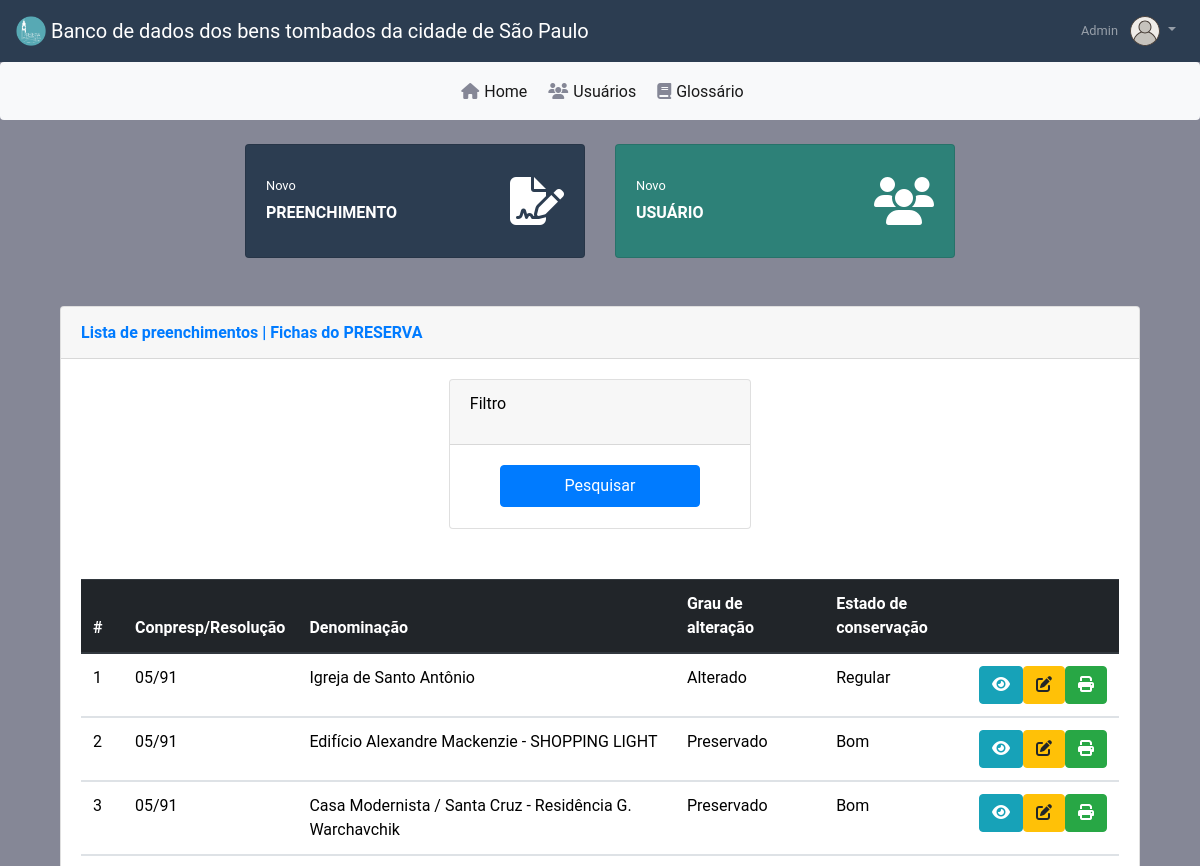
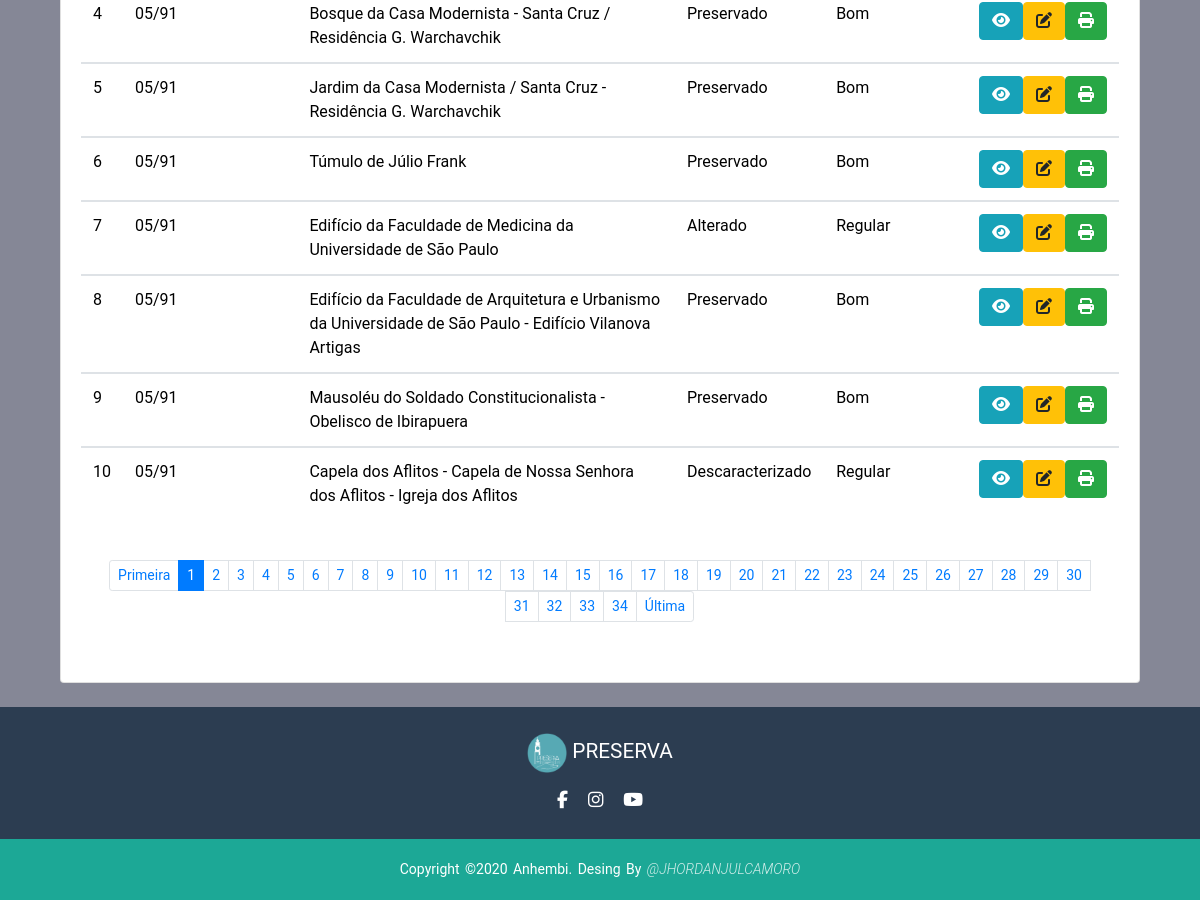
The page /home.php (signed in) on the database its author committed (2 pictures, top to bottom).
### tables this page shows
CREATE TABLE `imovel` (
  `id` int(11) NOT NULL,
  `responsavelPreenchimento` varchar(255) NOT NULL,
  `grupoTipoEquipe` varchar(30) DEFAULT NULL,
  `itemResolucao` varchar(30) DEFAULT NULL,
  `denominacao` text,
  `classificacao` varchar(30) DEFAULT NULL,
  `usoAtual` varchar(255) DEFAULT NULL,
  `propriedade` varchar(30) DEFAULT NULL,
  `terreo` varchar(60) DEFAULT NULL,
  `resolucaoTombamento` varchar(255) DEFAULT NULL,
  `anoConpresp` int(11) NOT NULL,
  `resolucaoCondephaat` varchar(255) DEFAULT NULL,
  `anoCondephaat` int(11) NOT NULL,
  `resolucaoIphan` varchar(255) DEFAULT NULL,
  `anoIphan` int(11) NOT NULL,
  `tipo` varchar(30) DEFAULT NULL,
  `titulo` varchar(60) DEFAULT NULL,
  `logradouro` varchar(90) DEFAULT NULL,
  `numeroEndereco` varchar(30) DEFAULT NULL,
  `distrito` varchar(60) DEFAULT NULL,
  `prefeituraRegional` varchar(60) DEFAULT NULL,
  `setor` varchar(30) DEFAULT NULL,
  `quadra` varchar(30) DEFAULT NULL,
  `lote` varchar(30) DEFAULT NULL,
  `autorOriginal` varchar(255) DEFAULT NULL,
  `construtor` varchar(255) DEFAULT NULL,
  `dataConstrucao` varchar(255) DEFAULT NULL,
  `dataAproximada` varchar(30) NOT NULL,
  `estiloArquitetonico` varchar(255) DEFAULT NULL,
  `tecnicaConstrutiva` varchar(60) DEFAULT NULL,
  `numeroPavimentos` varchar(255) DEFAULT NULL,
  `areaLote` varchar(255) DEFAULT NULL,
  `areaConstruida` varchar(255) DEFAULT NULL,
  `grauTombamento` varchar(255) DEFAULT NULL,
  `grauAlteracao` varchar(30) DEFAULT NULL,
  `comentarioGrauAlteracao` text,
  `grauEstadoConservacao` varchar(30) DEFAULT NULL,
  `comentarioEstadoConservacao` text,
  `observacoesPavimentos` text,
  `dadosHistoricos` text,
  `dadosArquitetonicos` text,
  `dadosAmbiencia` text,
  `fontesBibliograficas` text,
  `outrasInformacoes` text,
  `observacoes` text,
  `documentacaoFotografica` varchar(255) DEFAULT NULL,
  `documentacaoFotografica2` varchar(255) DEFAULT NULL,
  `documentacaoFotografica3` varchar(255) DEFAULT NULL,
  `documentacaoGrafica` varchar(255) DEFAULT NULL,
  `documentacaoGrafica2` varchar(255) DEFAULT NULL,
  `documentacaoGrafica3` varchar(255) DEFAULT NULL
);

### home.php (the view, shortened to what this page needs)
<?php
$servername = "db";
$usernames = "root";
$passwords = "123";
$dbname = "conpresp_db";
$conn = mysqli_connect($servername, $usernames, $passwords, $dbname) or die('Erro ao conectar');
$perfil = $_SESSION['perfil'];
$username = $_SESSION['username'];
$pagina = (isset($_GET['pagina'])) ? $_GET['pagina'] : 1;
if (!mysqli_set_charset($conn, "utf8mb4")) {
    printf("Error loading character set utf8mb4: %s\n", mysqli_error($conn));
    exit();
} else {
    $sql = "select * from imovel";
    $result = mysqli_query($conn, $sql);
    $total_registros = mysqli_num_rows($result);
    $quantidade_pg = 10;
    $num_paginas = ceil($total_registros / $quantidade_pg);
    $inicio = ($quantidade_pg * $pagina) - $quantidade_pg;
    $result_registro = "SELECT * FROM imovel limit $inicio, $quantidade_pg";
    $resultado_registro = mysqli_query($conn, $result_registro);
?>
    <!DOCTYPE html>
    <html lang="en">
    <head>
        <link rel="stylesheet" href="https://maxcdn.bootstrapcdn.com/bootstrap/4.0.0/css/bootstrap.min.css" />
        <link rel="stylesheet" href="https://cdn.datatables.net/1.10.21/css/dataTables.bootstrap4.min.css" />
        <link rel="stylesheet" href="css/home.css" />
    </head>
    <body>
        <div id="content-wrapper" class="d-flex flex-column">
            <div id="content">
                <nav class="navbar navbar-expand navbar-dark bg-darkblue topbar static-top shadow">
                    <a class="navbar-brand" href="home.php">
                        <img src="img/logo_1.png" width="30" height="30" class="d-inline-block align-top" alt="" />
                        Banco de dados dos bens tombados da cidade de São Paulo
                    </a>
                    <ul class="navbar-nav ml-auto">
                        <li class="nav-item dropdown no-arrow">
                            <a class="nav-link dropdown-toggle" href="#" id="userDropdown" role="button" data-toggle="dropdown" aria-haspopup="true" aria-expanded="false">
                                <span class="mr-2 d-none d-lg-inline text-gray-600 small"><?php echo $username ?></span>
                                <img class="img-profile rounded-circle" src="img/user.svg" width="30px" height="30px" />
                            </a>
                        </li>
                    </ul>
                </nav>
            </div>
        </div>
        <nav class="navbar navbar-expand-md navbar-light bg-light rounded">
            <div class="collapse navbar-collapse justify-content-md-center" id="navbarsExample10">
                <ul class="navbar-nav">
                    <li class="nav-item active font-hover">
                        <a class="nav-link" href="home.php"><i class="fas fa-home bg-gray-icon"></i>Home</a>
                    </li>
                    <?php
                    if ($perfil == 'Administrador') {
                    ?>
                        <li class="nav-item active font-hover">
                            <a class="nav-link" href="usuarios.php"><i class="fas fa-users bg-gray-icon"></i>Usuários</a>
                        </li>
                    <?php } ?>
                    <li class="nav-item active font-hover">
                        <a class="nav-link" href="templates/glossario.pdf"><i class="fas fa-book bg-gray-icon"></i>Glossário</a>
                    </li>
                </ul>
            </div>
        </nav>
        <div class="container mt-4">
            <div class="container-fluid">
                <div class="row h-100 d-flex justify-content-center">
                    <div class="col-xl-4 col-md-6 mb-4">
                        <div class="card border-left-warning shadow h-100 py-2 bg-darkblue">
                            <div class="card-body">
                                <div class="d-flex justify-content-between align-items-center">
                                    <div class="mr-3">
                                        <div class="text-xs font-weight-normal mb-1">
                                            <a href="index.php?modulo=Conpresp&acao=docConpresp" class="small text-white stretched-link text-decoration-none">
                                                Novo
                                            </a>
                                        </div>
                                        <div class="text-xs font-weight-bold text-uppercase mb-1">
                                            Preenchimento
                                        </div>
                                    </div>
                                    <i width="24" height="24" class="fas fa-file-signature fa-3x"></i>
                                </div>
                            </div>
                        </div>
                    </div>
                    <?php
                    if ($perfil == 'Administrador') {
                    ?>
                        <div class="col-xl-4 col-md-6 mb-4">
                            <div class="card border-left-warning shadow h-100 py-2 bg-green">
                                <div class="card-body">
                                    <div class="d-flex justify-content-between align-items-center">
                                        <div class="mr-3">
                                            <div class="text-xs font-weight-normal mb-1">
                                                <a href="index.php?modulo=Conpresp&acao=cadastro" class="small text-white stretched-link text-decoration-none">
                                                    Novo
                                                </a>
                                            </div>
                                            <div class="text-xs font-weight-bold text-uppercase mb-1">
                                                Usuário
                                            </div>
                                        </div>
                                        <i width="24" height="24" class="fas fa-users fa-3x"></i>
                                    </div>
                                </div>
                            </div>
                        </div>
                    <?php } ?>
                </div>
                <div class="row">
                    <div class="col-xl-12 col-lg-12">
                        <div class="card shadow mb-4">
                            <div class="card-header py-3 d-flex flex-row align-items-center justify-content-between">
                                <h6 class="m-0 font-weight-bold text-primary">
                                    Lista de preenchimentos | Fichas do PRESERVA
                                </h6>
                            </div>
                            <div class="card-body">
                                <div class="col d-flex justify-content-center">
                                    <div class="card" style="height: 150px; width: 30%">
                                        <div class="card-header">
                                            <p style="color: black;">Filtro</p>
                                        </div>
                                        <div class="col d-flex justify-content-center">
                                            <button type="button" class="btn btn-primary" style="margin-top: 20px; width: 200px; height: 50%" data-toggle="modal" data-target="#pesquisa-modal">Pesquisar</button>
                                        </div>
                                    </div>
                                </div>
                                <div class="table-responsive" style="margin-top:50px">
                                    <table class="table table-hover" id="tablaHome">
                                        <thead class="thead-dark">
                                            <tr>
                                                <th scope="col">#</th>
                                                <th scope="col">Conpresp/Resolução</th>
                                                <th scope="col">Denominação</th>
                                                <th scope="col">Grau de alteração</th>
                                                <th scope="col">Estado de conservação</th>
                                                <th scope="col d-none d-lg-block"></th>
                                            </tr>
                                        </thead>
                                        <tbody id="tbodyList" class="text-body">
                                            <?php
                                            while ($dados = mysqli_fetch_assoc($resultado_registro)) {
                                            ?>
                                                <tr>
                                                    <td style="color:black"><?php echo $dados['id']; ?></td>
                                                    <td style="color:black"><?php echo $dados['resolucaoTombamento']; ?></td>
                                                    <td style="color:black"><?php echo $dados['denominacao']; ?></td>
                                                    <td style="color:black"><?php echo $dados['grauAlteracao']; ?></td>
                                                    <td style="color:black"><?php echo $dados['grauEstadoConservacao']; ?></td>
                                                    <td class="sorting_1">
                                                        <div class="wrapper text-center">
                                                            <div class="btn-group">
                                                                <a href="visualizarPreenchimento.php?id=<?php echo $dados['id'];  ?>"><button class="btnVer btn btn-info" data-toggle="tooltip" title="Ver"><i class="fas fa-eye" aria-hidden="true"></i></button></a>
                                                                <?php
                                                                if ($perfil == "Administrador" || $perfil == "Moderador") { ?>
                                                                    <a href="editarPreenchimento.php?id=<?php echo $dados['id'];  ?>"><button class="btnEditar btn btn-warning" data-toggle="tooltip" title="Editar"><i class="fas fa-edit" aria-hidden="true"></i></button></a>
                                                                <?php   }
                                                                ?>
                                                                <a href="pdf.php?id=<?php echo $dados['id'];  ?>"><button class="btnPdf btn btn-success" data-toggle="tooltip" title="Pdf"><i class="fas fa-print" aria-hidden="true"></i></button></a>
                                                            </div>
                                                        </div>
                                                    </td>
                                                </tr>
                                        </tbody>
                                    <?php } ?>
                                    </table>
                                    <nav aria-label="...">
                                        <ul class="pagination p-4 pagination-sm d-flex justify-content-center flex-wrap">
                                            <li class="page-item ">
                                                <a class="page-link" href="home.php?pagina=<?php echo 1 ?>">Primeira</a>
                                            </li>
                                            <?php
                                            for ($i = 1; $i < $num_paginas + 1; $i++) {
                                                $estilo = "";
                                                if ($pagina == $i)
                                                    $estilo = "class='page-item active'";
                                            ?>
                                                <li <?php echo $estilo ?>><a class="page-link " href="home.php?pagina=<?php echo $i ?>"><?php echo $i ?></a></li>
                                            <?php    } ?>
                                            <li class="page-item">
                                                <a class="page-link" href="home.php?pagina=<?php echo $num_paginas ?>">Última</a>
                                            </li>
                                        </ul>
                                    </nav>
                                </div>
                            </div>
                        </div>
                    </div>
                </div>
            </div>
        </div>
        <footer>
            <div class="footer-content">
                <a class="" href="home.php">
                    <img src="img/logo_1.png" width="40" height="40" class="justify-content-center align-items-center" alt="" />
                    PRESERVA
                </a>
                <ul class="socials">
                    <li>
                        <a href="https://www.facebook.com/preservalpp" target="_blank"><i class="fa fa-facebook" aria-hidden="true"></i></a>
                    </li>
                    <li>
                        <a href="https://www.instagram.com/preserva.lpp/" target="_blank"><i class="fa fa-instagram" aria-hidden="true"></i></a>
                    </li>
                    <li>
                        <a href="https://www.youtube.com/channel/UCM0unl5Kp9y0JVmO_GgvvBg " target="_blank"><i class="fa fa-youtube" aria-hidden="true"></i></a>
                    </li>
                </ul>
            </div>
            <div class="footer-bottom">
                <p>
                    copyright &copy;2020 anhembi. desing by
                    <a href="https://github.com/JhordanJulcamoro" target="_blank">@JhordanJulcamoro</a>
                </p>
            </div>
        </footer>
    </body>
<?php } ?>
    </html>

### rows shown on the page
imovel: id "1", resolucaoTombamento "05/91", denominacao "Igreja de Santo Antônio", grauAlteracao "Alterado", grauEstadoConservacao "Regular"
imovel: id "2", resolucaoTombamento "05/91", denominacao "Edifício Alexandre Mackenzie - SHOPPING LIGHT", grauAlteracao "Preservado", grauEstadoConservacao "Bom"
imovel: id "3", resolucaoTombamento "05/91", denominacao "Casa Modernista / Santa Cruz - Residência G. Warchavchik", grauAlteracao "Preservado", grauEstadoConservacao "Bom"
imovel: id "4", resolucaoTombamento "05/91", denominacao "Bosque da Casa Modernista - Santa Cruz / Residência G. Warchavchik", grauAlteracao "Preservado", grauEstadoConservacao "Bom"
imovel: id "5", resolucaoTombamento "05/91", denominacao "Jardim da Casa Modernista / Santa Cruz - Residência G. Warchavchik", grauAlteracao "Preservado", grauEstadoConservacao "Bom"
imovel: id "6", resolucaoTombamento "05/91", denominacao "Túmulo de Júlio Frank", grauAlteracao "Preservado", grauEstadoConservacao "Bom"
imovel: id "7", resolucaoTombamento "05/91", denominacao "Edifício da Faculdade de Medicina da Universidade de São Paulo", grauAlteracao "Alterado", grauEstadoConservacao "Regular"
imovel: id "8", resolucaoTombamento "05/91", denominacao "Edifício da Faculdade de Arquitetura e Urbanismo da Universidade de São Paulo - Edifício Vilanova Artigas", grauAlteracao "Preservado", grauEstadoConservacao "Bom"
imovel: id "9", resolucaoTombamento "05/91", denominacao "Mausoléu do Soldado Constitucionalista - Obelisco de Ibirapuera", grauAlteracao "Preservado", grauEstadoConservacao "Bom"
imovel: id "10", resolucaoTombamento "05/91", denominacao "Capela dos Aflitos - Capela de Nossa Senhora dos Aflitos - Igreja dos Aflitos", grauAlteracao "Descaracterizado", grauEstadoConservacao "Regular"

### other values the page prints
$username "Admin"
